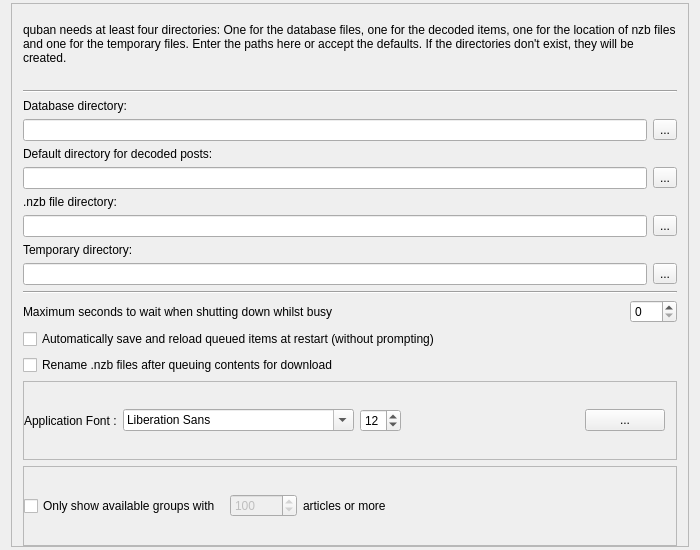
<?xml version="1.0" encoding="UTF-8"?>
<ui version="4.0">
 <class>PrefGeneralLayout</class>
 <widget class="QWidget" name="PrefGeneralLayout">
  <property name="geometry">
   <rect>
    <x>0</x>
    <y>0</y>
    <width>700</width>
    <height>550</height>
   </rect>
  </property>
  <property name="windowTitle">
   <string>General</string>
  </property>
  <layout class="QVBoxLayout" name="verticalLayout">
   <property name="topMargin">
    <number>3</number>
   </property>
   <property name="bottomMargin">
    <number>3</number>
   </property>
   <item>
    <widget class="QFrame" name="fontFrame">
     <property name="frameShape">
      <enum>QFrame::StyledPanel</enum>
     </property>
     <property name="frameShadow">
      <enum>QFrame::Raised</enum>
     </property>
     <property name="lineWidth">
      <number>2</number>
     </property>
     <layout class="QVBoxLayout" name="verticalLayout_2">
      <property name="topMargin">
       <number>0</number>
      </property>
      <property name="bottomMargin">
       <number>0</number>
      </property>
      <item>
       <widget class="QLabel" name="textLabel6">
        <property name="text">
         <string>quban needs at least four directories: One for the database files, one for the decoded items, one for the location of nzb files and one for the temporary files. Enter the paths here or accept the defaults. If the directories don't exist, they will be created.</string>
        </property>
        <property name="alignment">
         <set>Qt::AlignVCenter</set>
        </property>
        <property name="wordWrap">
         <bool>true</bool>
        </property>
       </widget>
      </item>
      <item>
       <widget class="Line" name="line1">
        <property name="frameShape">
         <enum>QFrame::HLine</enum>
        </property>
        <property name="frameShadow">
         <enum>QFrame::Sunken</enum>
        </property>
       </widget>
      </item>
      <item>
       <layout class="QGridLayout" name="gridLayout">
        <item row="0" column="0">
         <widget class="QLabel" name="textLabel1">
          <property name="text">
           <string>Database directory:</string>
          </property>
          <property name="wordWrap">
           <bool>false</bool>
          </property>
         </widget>
        </item>
        <item row="1" column="0">
         <layout class="QHBoxLayout">
          <item>
           <widget class="QLineEdit" name="m_dbEdit">
            <property name="toolTip">
             <string>Quban's internal databases</string>
            </property>
           </widget>
          </item>
          <item>
           <widget class="QToolButton" name="m_dbChooseBtn">
            <property name="text">
             <string>...</string>
            </property>
           </widget>
          </item>
         </layout>
        </item>
        <item row="2" column="0">
         <widget class="QLabel" name="textLabel3">
          <property name="text">
           <string>Default directory for decoded posts:</string>
          </property>
          <property name="wordWrap">
           <bool>false</bool>
          </property>
         </widget>
        </item>
        <item row="3" column="0">
         <layout class="QHBoxLayout">
          <item>
           <widget class="QLineEdit" name="m_decodeEdit">
            <property name="toolTip">
             <string>The base directory for decoded files</string>
            </property>
           </widget>
          </item>
          <item>
           <widget class="QToolButton" name="m_decodeChooseBtn">
            <property name="text">
             <string>...</string>
            </property>
           </widget>
          </item>
         </layout>
        </item>
        <item row="4" column="0">
         <widget class="QLabel" name="label">
          <property name="text">
           <string>.nzb file directory:</string>
          </property>
         </widget>
        </item>
        <item row="5" column="0">
         <layout class="QHBoxLayout" name="horizontalLayout">
          <item>
           <widget class="QLineEdit" name="m_nzbEdit">
            <property name="toolTip">
             <string>The directory where .nzb files are held</string>
            </property>
           </widget>
          </item>
          <item>
           <widget class="QToolButton" name="m_nzbChooseBtn">
            <property name="text">
             <string>...</string>
            </property>
           </widget>
          </item>
         </layout>
        </item>
        <item row="6" column="0">
         <widget class="QLabel" name="textLabel2">
          <property name="text">
           <string>Temporary directory:</string>
          </property>
          <property name="wordWrap">
           <bool>false</bool>
          </property>
         </widget>
        </item>
        <item row="7" column="0">
         <layout class="QHBoxLayout">
          <item>
           <widget class="QLineEdit" name="m_tmpEdit">
            <property name="toolTip">
             <string>Working directory for quban: if using large newsgroups must be able to store several Gb for initial load</string>
            </property>
           </widget>
          </item>
          <item>
           <widget class="QToolButton" name="m_tmpChooseBtn">
            <property name="text">
             <string>...</string>
            </property>
           </widget>
          </item>
         </layout>
        </item>
       </layout>
      </item>
      <item>
       <widget class="Line" name="line">
        <property name="orientation">
         <enum>Qt::Horizontal</enum>
        </property>
       </widget>
      </item>
      <item>
       <layout class="QHBoxLayout" name="horizontalLayout_2">
        <item>
         <widget class="QLabel" name="label_2">
          <property name="text">
           <string>Maximum seconds to wait when shutting down whilst busy</string>
          </property>
         </widget>
        </item>
        <item>
         <spacer name="horizontalSpacer">
          <property name="orientation">
           <enum>Qt::Horizontal</enum>
          </property>
          <property name="sizeHint" stdset="0">
           <size>
            <width>40</width>
            <height>20</height>
           </size>
          </property>
         </spacer>
        </item>
        <item>
         <widget class="QSpinBox" name="shutdownWait">
          <property name="maximum">
           <number>360</number>
          </property>
          <property name="singleStep">
           <number>3</number>
          </property>
          <property name="value">
           <number>0</number>
          </property>
         </widget>
        </item>
       </layout>
      </item>
      <item>
       <widget class="QCheckBox" name="NoQueueSavePromptCheck">
        <property name="text">
         <string>Automatically save and reload queued items at restart (without prompting)</string>
        </property>
       </widget>
      </item>
      <item>
       <widget class="QCheckBox" name="renameNzbFiles">
        <property name="text">
         <string>Rename .nzb files after queuing contents for download</string>
        </property>
       </widget>
      </item>
      <item>
       <widget class="QFrame" name="frame_2">
        <property name="frameShape">
         <enum>QFrame::StyledPanel</enum>
        </property>
        <property name="frameShadow">
         <enum>QFrame::Raised</enum>
        </property>
        <layout class="QVBoxLayout" name="verticalLayout_3">
         <property name="leftMargin">
          <number>0</number>
         </property>
         <property name="topMargin">
          <number>0</number>
         </property>
         <property name="bottomMargin">
          <number>0</number>
         </property>
         <item>
          <layout class="QHBoxLayout" name="horizontalLayout_3">
           <item>
            <widget class="QLabel" name="label_3">
             <property name="text">
              <string>Application Font :</string>
             </property>
            </widget>
           </item>
           <item>
            <widget class="QFontComboBox" name="fontNameComboBox"/>
           </item>
           <item>
            <widget class="QSpinBox" name="fontSizeSpinBox">
             <property name="maximum">
              <number>50</number>
             </property>
             <property name="value">
              <number>12</number>
             </property>
            </widget>
           </item>
           <item>
            <spacer name="horizontalSpacer_2">
             <property name="orientation">
              <enum>Qt::Horizontal</enum>
             </property>
             <property name="sizeHint" stdset="0">
              <size>
               <width>40</width>
               <height>20</height>
              </size>
             </property>
            </spacer>
           </item>
           <item>
            <widget class="QPushButton" name="fontDialogButton">
             <property name="text">
              <string>...</string>
             </property>
            </widget>
           </item>
          </layout>
         </item>
        </layout>
       </widget>
      </item>
      <item>
       <widget class="QFrame" name="availableGroupsFrame">
        <property name="frameShape">
         <enum>QFrame::StyledPanel</enum>
        </property>
        <property name="frameShadow">
         <enum>QFrame::Raised</enum>
        </property>
        <layout class="QHBoxLayout" name="horizontalLayout_6">
         <property name="leftMargin">
          <number>0</number>
         </property>
         <property name="topMargin">
          <number>0</number>
         </property>
         <property name="bottomMargin">
          <number>0</number>
         </property>
         <item>
          <layout class="QHBoxLayout" name="horizontalLayout_5">
           <item>
            <widget class="QCheckBox" name="minArticlesCheckBox">
             <property name="text">
              <string>Only show available groups with </string>
             </property>
            </widget>
           </item>
           <item>
            <widget class="QSpinBox" name="minArticlesSpinBox">
             <property name="enabled">
              <bool>false</bool>
             </property>
             <property name="maximum">
              <number>999999999</number>
             </property>
             <property name="value">
              <number>100</number>
             </property>
            </widget>
           </item>
           <item>
            <widget class="QLabel" name="label_4">
             <property name="text">
              <string>articles or more</string>
             </property>
            </widget>
           </item>
           <item>
            <spacer name="horizontalSpacer_3">
             <property name="orientation">
              <enum>Qt::Horizontal</enum>
             </property>
             <property name="sizeHint" stdset="0">
              <size>
               <width>40</width>
               <height>20</height>
              </size>
             </property>
            </spacer>
           </item>
          </layout>
         </item>
        </layout>
       </widget>
      </item>
     </layout>
    </widget>
   </item>
  </layout>
 </widget>
 <layoutdefault spacing="6" margin="11"/>
 <resources/>
 <connections/>
</ui>
